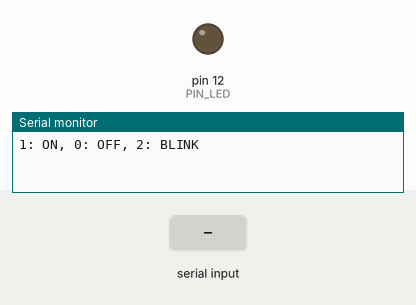
Bench run of a sketch on a simulated Arduino Uno, built with avr-gcc and run on an emulated ATmega328P. Shown: output pins drawn as LEDs (lit = HIGH), the last lines printed to the serial monitor. Dashed ring = blinking. The test bench sets the inputs (shaded band).

Above: at 1.2 s.
1.3 s: "2\n" received over Serial
At 1.55 s:
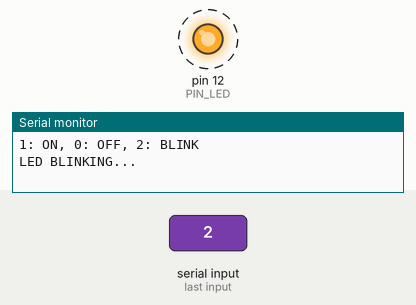
4.3 s: byte 49 ('1') received over Serial
At 4.8 s:
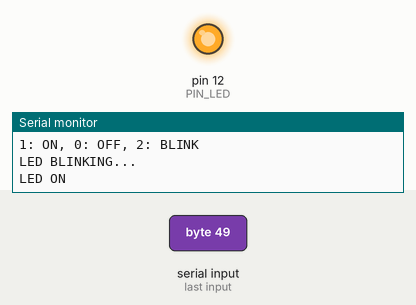
5.8 s: byte 48 ('0') received over Serial
At 7.0 s:
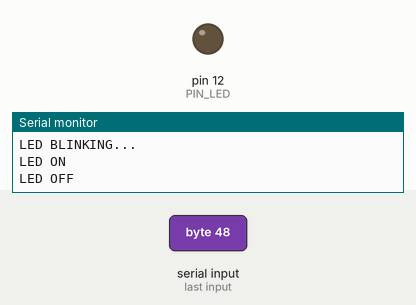
7.3 s: "1\n" received over Serial
At 8.3 s:
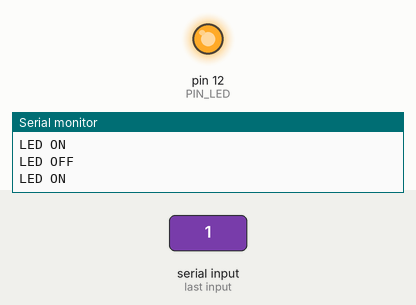
8.8 s: "0\n" received over Serial
At 9.4 s:
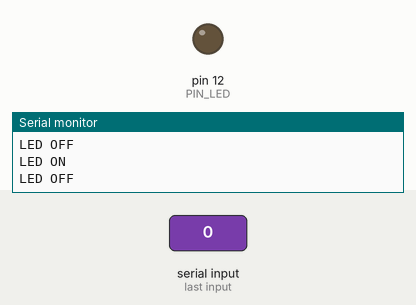
Timing chart, 0 to 11.3 s (numbered marks = the images above; inputs shaded):
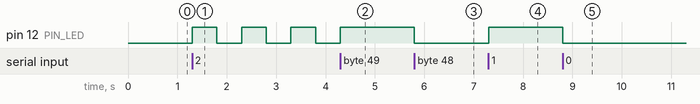

The sketch:

UART-INPUT-2.ino
```cpp
const int PIN_LED = 12;
char mode = '0'; // Status mode: '0'=mati, '1'=nyala, '2'=blink
unsigned long prevMillis = 0;
const long interval = 500; // Kecepatan kedip (ms)
bool ledState = LOW;

void setup() {
  Serial.begin(9600);
  Serial.println("1: ON, 0: OFF, 2: BLINK");
  pinMode(PIN_LED, OUTPUT);
}

void loop() {
  // 1. Cek input baru tanpa menghentikan program
  if (Serial.available() > 0) {
    char input = Serial.read();
    if (input == '1' || input == '0' || input == '2') {
      mode = input; // Update mode
      if (mode == '1') { digitalWrite(PIN_LED, HIGH); Serial.println("LED ON"); }
      if (mode == '0') { digitalWrite(PIN_LED, LOW); Serial.println("LED OFF"); }
      if (mode == '2') { Serial.println("LED BLINKING..."); }
    } else if (input != '\n' && input != '\r') {
      Serial.println("Perintah tidak dikenal");
    }
  }

  // 2. Jalankan logika blink jika mode adalah '2'
  if (mode == '2') {
    unsigned long currentMillis = millis();
    if (currentMillis - prevMillis >= interval) {
      prevMillis = currentMillis;
      ledState = !ledState; // Balikkan status LED
      digitalWrite(PIN_LED, ledState);
    }
  }
}
```

Measured:
- after the input at 1.3 s, pin 12 (PIN_LED): alternates HIGH for 0.50 s and LOW for 0.50 s, starting at once
- after the input at 4.3 s, pin 12 (PIN_LED): goes on until 4.3 s, then stays HIGH
- after the input at 5.8 s, pin 12 (PIN_LED): HIGH → LOW at once
- after the input at 7.3 s, pin 12 (PIN_LED): LOW → HIGH at once
- after the input at 8.8 s, pin 12 (PIN_LED): HIGH → LOW at once
